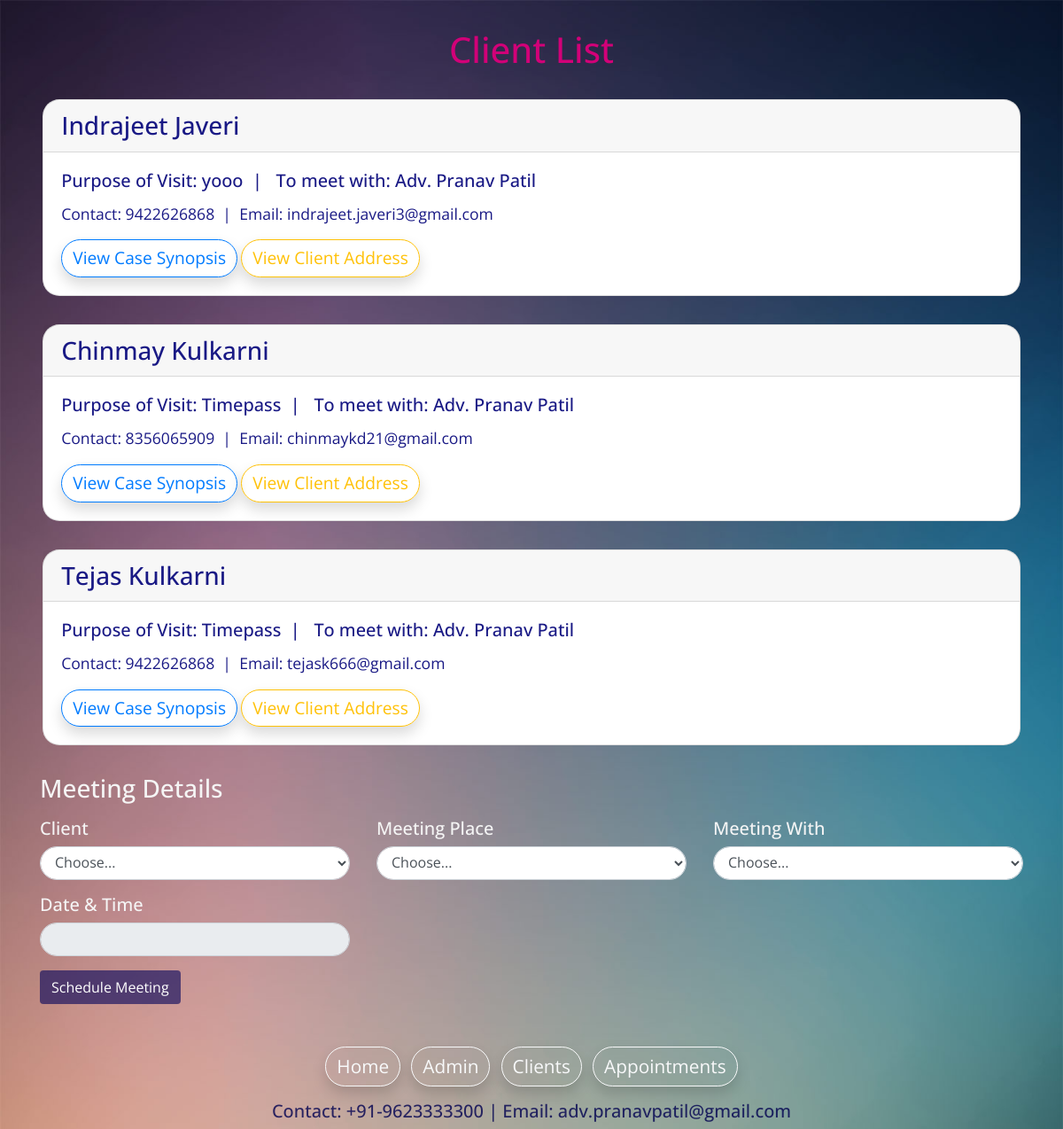
Page /clients on the earlier database version.
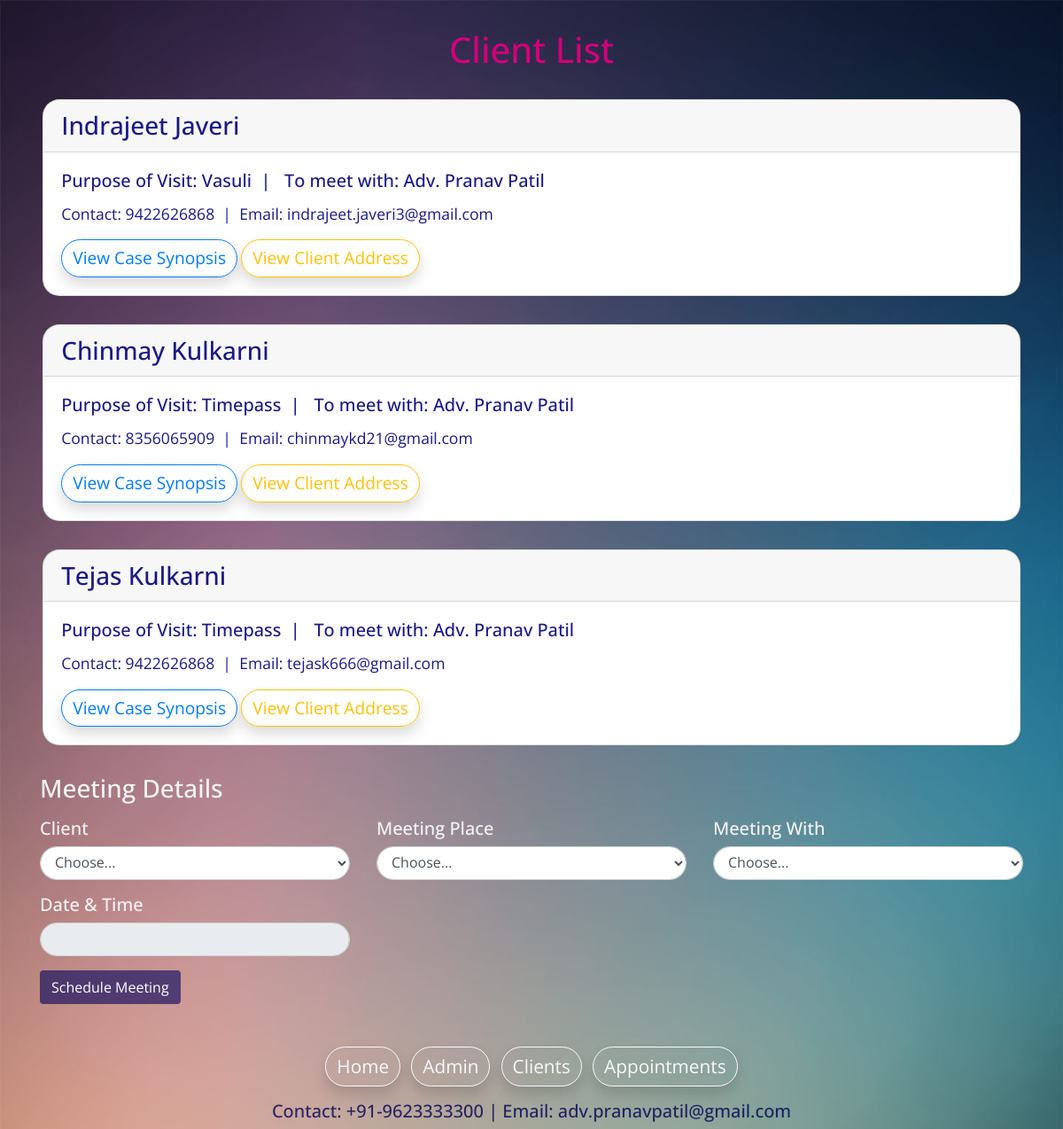
Same page on the later database version.
### patiladmin/models.py (models this page shows, shortened)
class client(models.Model):
    first_name = models.CharField(max_length=255)
    last_name = models.CharField(max_length=255)
    contact = models.BigIntegerField()
    email = models.CharField(max_length=255)
    address = models.CharField(max_length=255)
    city = models.CharField(max_length=255)
    state = models.CharField(max_length=255)
    zipcode = models.BigIntegerField()
    pVisit = models.CharField(max_length=255)
    toMeet = models.CharField(max_length=255)
    hAbout = models.CharField(max_length=255)
    caseSynopsis = models.TextField(default="No case data provided by client")
    dateofvisit = models.DateField(default=timezone.now)

### patiladmin/views.py (the view)
# urls.py: path('clients', views.clientlist),
def clientlist(request):
    clist = client.objects.all()
    return render(request, 'patiladmin/clients.html', {'clients': clist})

### patiladmin/templates/patiladmin/clients.html (shortened to what this page needs)
{% extends 'patiladmin/baselayout.html' %}
{% load static %}
{% block content%}
<div class="container">
	<link rel="stylesheet" href="https://cdnjs.cloudflare.com/ajax/libs/animate.css/3.7.0/animate.min.css" type="text/css">
	<link rel="stylesheet" href="https://cdn.jsdelivr.net/npm/flatpickr/dist/flatpickr.min.css">
	<div class="text-center" style="padding-top: 2rem;color: rgb(210,0,120)">
		<h1>Client List</h1>
	</div>
	{% for client in clients %}
	<div style="background-color: rgb(256, 256, 256);color: rgba(0,0,120,0.9);margin: 2rem 0.2rem;border-radius: 1.2rem;"
	 class="card animated fadeIn">
		<h3 class="card-header" id="cName{{ forloop.counter }}">{{client.first_name}}&nbsp;{{client.last_name}}</h5>
			<div class="card-body">
				<h5 class="card-title">Purpose of Visit: {{client.pVisit}}&nbsp;&nbsp;|&nbsp;&nbsp; To meet with:
					{{client.toMeet}}</h5>
				<p class="card-text" style="font-size: 1.1rem;">Contact: <span id="cMobile{{ forloop.counter }}">{{client.contact}}</span>&nbsp;&nbsp;|&nbsp;&nbsp;Email:
					{{client.email}}</p>
				<button type="button" id="{{ forloop.counter }}" class="btn btn-outline-primary shadow cSynopModalTrigger" style="font-size: 1.2rem;border-radius: 1.5rem;">View
					Case Synopsis</button>
				<button type="button" id="{{ forloop.counter }}" class="btn btn-outline-warning shadow cAddrModalTrigger" style="font-size: 1.2rem;border-radius: 1.5rem;">View
					Client Address</button>
			</div>
	</div>
	{% endfor %}
	<div class="row">
		<div class="col-md-12">
			<h3 class="mb-3">Meeting Details</h4>
				<div class="row">
					<div class="col-md-4 mb-3">
						<h5>Client</h5>
						<select name="test" id="selClient" style="border-radius: 1.2rem;" class="form-control" required>
							<option value="">Choose...</option>
						</select>
					</div>
					<div class="col-md-4 mb-3">
						<h5>Meeting Place</h5>
						<select name="meetP" id="selPlace" style="border-radius: 1.2rem;" class="form-control" required>
							<option>Choose...</option>
						</select>
					</div>
					<div class="col-md-4 mb-3">
						<h5>Meeting With</h5>
						<select name="meetW" id="selAdv" style="border-radius: 1.2rem;" class="form-control" required>
							<option value="">Choose...</option>
						</select>
					</div>
					<div class="col-md-4 mb-3">
						<h5 class="control-label">Date & Time</h5>
						<input class="form-control" value="" id="dtTime" name="dateA" style="border-radius: 1.2rem;" readonly>
					</div>
				</div>
				<button id="schMeeting" class="btn" style="color:#FFFFFF;background-color: rgba(0, 0, 90, 0.6)">Schedule
					Meeting</a>
		</div>
	</div>
</div>
{% endblock %}

Differences in the rows shown:
changed client "Indrajeet": pVisit "yooo" → "Vasuli"
